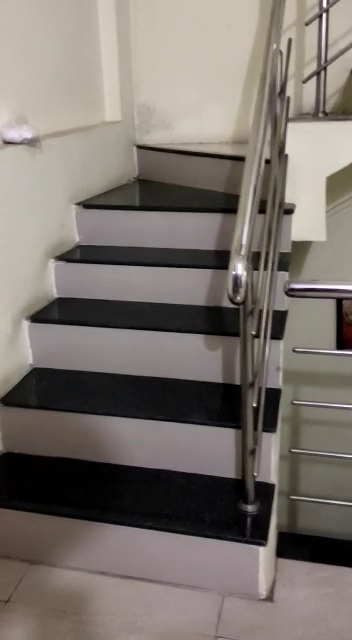
#> input picture frame 12 of stair.mp4, 352 x 640 px
$ python realtime.py
#> lines starting #> are read from the running program, lines starting #| are printed output that depends on the picture
# staircase detection using opencv techniques

# importing the necessary packages
import numpy as np
import cv2
from math import sqrt


# declaring variable to count the number of stairs
i = 0
# declaring variable to get length of line
b = 0
# declaring variable to check length of a set
c = 0
# declaring list to store length of lines
a = []
cap = cv2.VideoCapture('stair.mp4')

while (cap.isOpened()):
    ret, frame = cap.read()
#> frame is the input picture: shape (640, 352, 3); mean B, G, R 109.8, 115.8, 123.3
    frame=cv2.rotate(frame,cv2.cv2.ROTATE_90_CLOCKWISE)
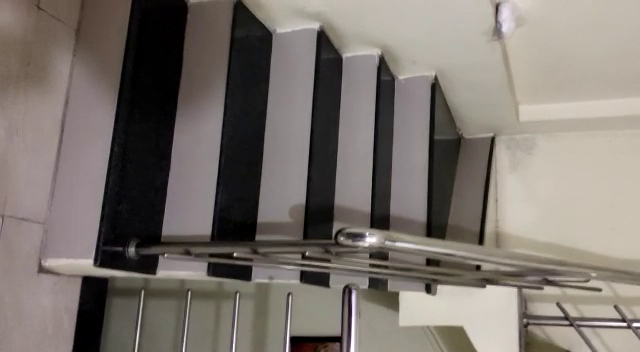
#> frame: shape (352, 640, 3); mean B, G, R 109.8, 115.8, 123.3

    # convert to grayscale
    grayscale = cv2.cvtColor(frame, cv2.COLOR_BGR2GRAY)

    # perform edge detection
    edges = cv2.Canny(grayscale, 50, 150)
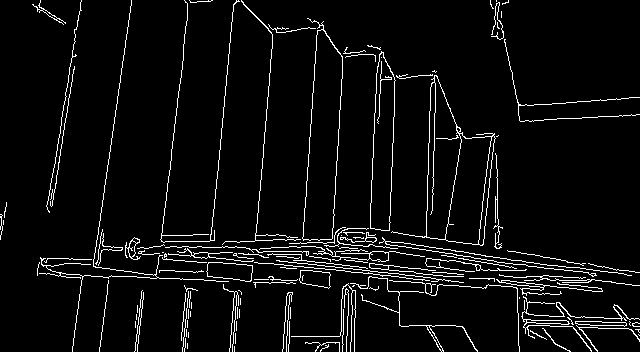
#> edges: shape (352, 640); 5.2% white in thin lines or dots

    # detect lines in the image using hough lines technique
    lines = cv2.HoughLinesP(edges, 1, np.pi / 180, 60, np.array([]), minLineLength=60, maxLineGap=5)
#> lines = 29 rows, first 6: [339, 259, 434, 270], [302, 246, 318, 22], [255, 240, 267, 103], [284, 265, 350, 271], [48, 200, 78, 15], [406, 247, 518, 264]

    # trying block to check if no any line in image
    try:

        # check if lines are there
        if lines in lines is not None:

             # taking each line for testing the parameters
             for line in lines:

                 # taking points from each line for testing
                 for x1, y1, x2, y2 in line:

                    # checking for parallel lines
                    if (y2 - y1) / (x2 - x1) in np.linspace(0, 0.5, 1000000):

                         b = sqrt((x2 - x1) ** 2 + (y2 - y1) ** 2)
                         a.append(b)
                         c = len(set(a))
                         i = i + 1

                         # checking if lines are of same length
                         # checking for sufficient numbers of lines
                         if (c != 1) and (4 < i < 20):
                            cv2.line(frame, (x1, y1), (x2, y2), (20, 220, 20), 2)
#> this loop made 29 passes
#> line on passes 1 to 12: [[339, 259, 434, 270]], [[302, 246, 318, 22]], [[255, 240, 267, 103]], [[284, 265, 350, 271]], [[48, 200, 78, 15]], [[406, 247, 518, 264]], [[464, 252, 546, 264]], [[150, 278, 215, 280]], [[389, 230, 391, 167]], [[101, 212, 131, 0]], [[210, 240, 227, 71]], [[160, 239, 169, 170]]
#> after the loop, a = [71]; i = 1
        if (c != 1) and (4 < i < 20):
            k = str(i)
            font = cv2.FONT_HERSHEY_COMPLEX
            org = (20, 160)
            color = (255, 0, 0)
            fontScale = 0.5
            thickness = 1
            cv2.putText(frame, k + ' stairs', org, font, fontScale, color, thickness)


    # if no line is detected so no chance for stairs
    except Exception:
        # to do nothing if there is no any line in image
        pass

    cv2.imshow('frame', frame)
    if cv2.waitKey(10 & 0xFF) == ord('q'):
#> (key q is pressed here)
        break

cap.release()
cv2.destroyAllWindows()

$ run again, starting later in the video
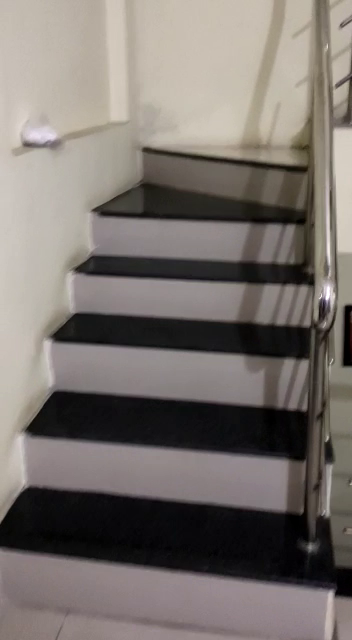
#> input picture frame 57 of stair.mp4, 352 x 640 px
#> frame is the input picture: shape (640, 352, 3); mean B, G, R 109.6, 114.4, 121.4
#> `frame=cv2.rotate(frame,cv2.cv2.ROTATE_90_CLOCKWISE)`:
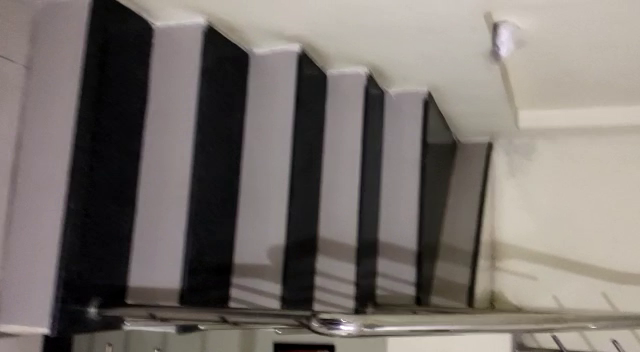
#> frame: shape (352, 640, 3); mean B, G, R 109.6, 114.4, 121.4
#> `edges = cv2.Canny(grayscale, 50, 150)`:
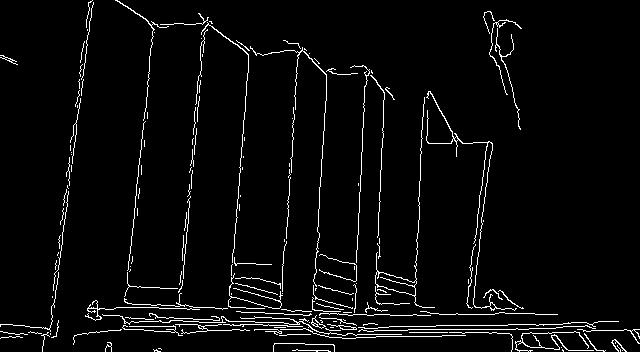
#> edges: shape (352, 640); 3.9% white in thin lines or dots
#> lines = 13 rows, first 6: [408, 329, 528, 329], [150, 316, 212, 319], [127, 280, 145, 108], [54, 307, 69, 181], [181, 293, 189, 198], [321, 169, 326, 84]
#> the loop `for line in lines:` made 13 passes
#> after the loop `for line in lines:`: a = [120]; i = 1

$ run again, starting later in the video
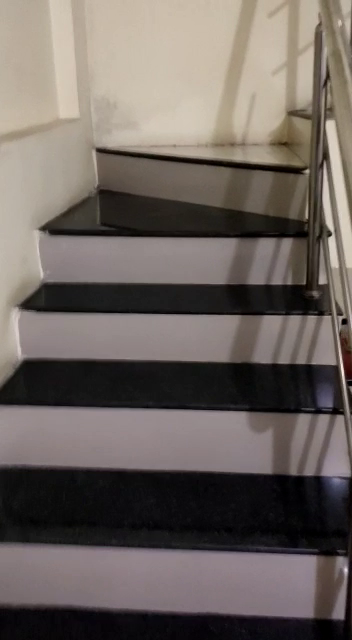
#> input picture frame 101 of stair.mp4, 352 x 640 px
#> frame is the input picture: shape (640, 352, 3); mean B, G, R 95.2, 100.2, 109
#> frame: shape (352, 640, 3)
#> `grayscale = cv2.cvtColor(frame, cv2.COLOR_BGR2GRAY)`:
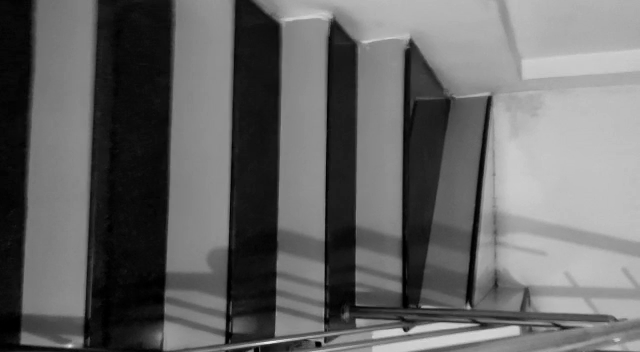
#> grayscale: shape (352, 640); min 0, max 236, mean 102.3
#> `edges = cv2.Canny(grayscale, 50, 150)`:
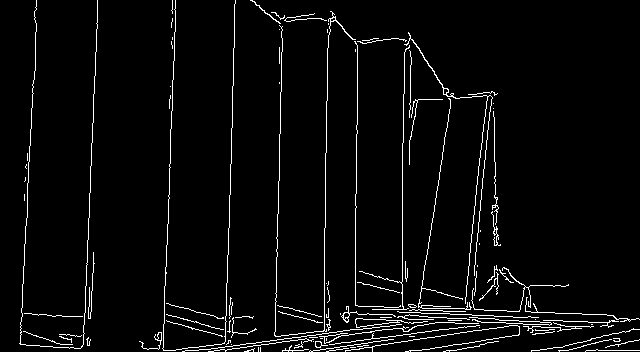
#> edges: shape (352, 640); 3.8% white in thin lines or dots
#> lines = 24 rows, first 6: [165, 285, 171, 111], [27, 199, 33, 80], [402, 321, 402, 143], [325, 207, 326, 101], [415, 326, 444, 143], [226, 308, 231, 137]
#> the loop `for line in lines:` made 24 passes
#> after the loop `for line in lines:`: a = []; i = 0
